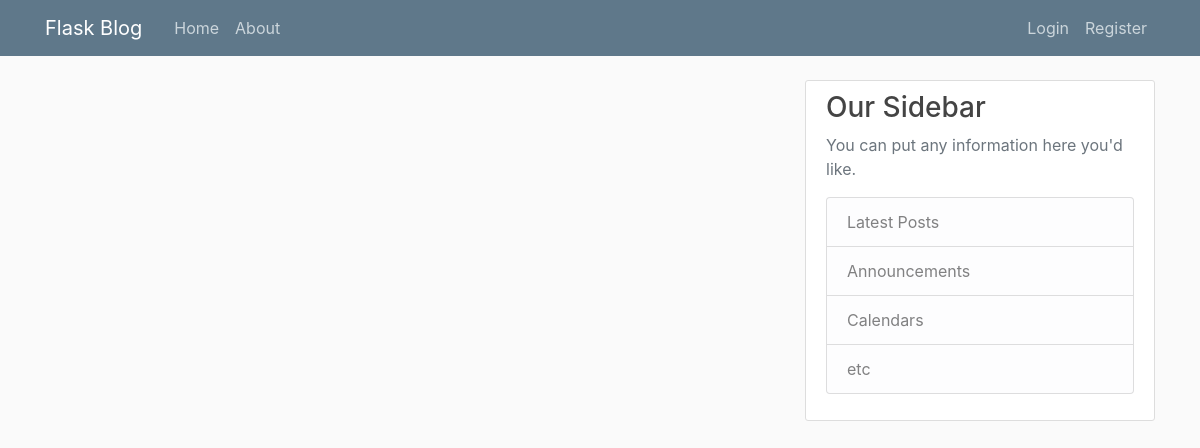
Page /home on the earlier database version.
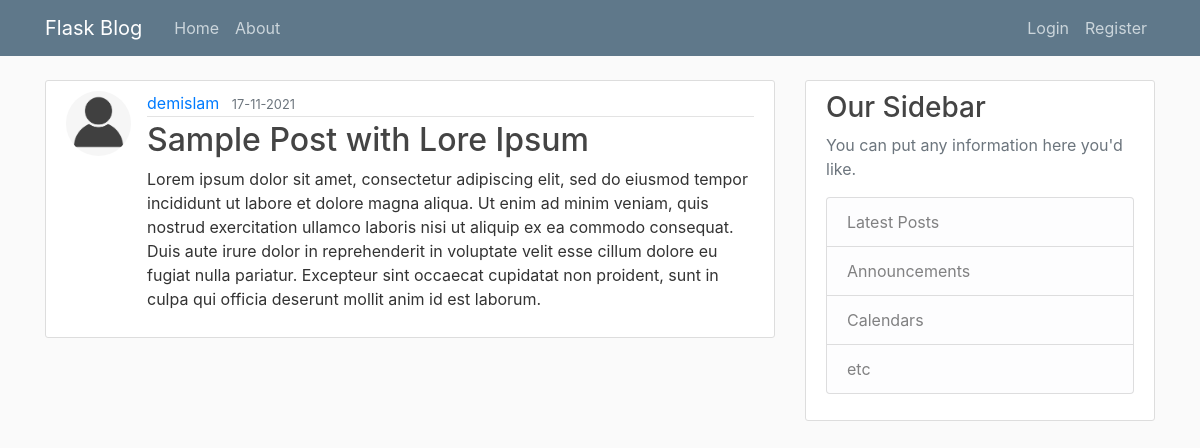
Same page on the later database version.
### blog_webapp/models.py (models this page shows, shortened)
class Post(db.Model):
    id = db.Column(db.Integer, primary_key=True)
    title = db.Column(db.String(100), nullable=False)
    timestamp = db.Column(db.DateTime, nullable=False, default=datetime.utcnow)
    content = db.Column(db.Text, nullable=False)
    user_id = db.Column(db.Integer, db.ForeignKey('user.id'), nullable=False)

class User(db.Model, UserMixin):
    id = db.Column(db.Integer, primary_key=True)
    username = db.Column(db.String(20), unique=True, nullable=False)
    email = db.Column(db.String(120), unique=True, nullable=False)
    profile_image_file = db.Column(db.String(20), nullable=False,
                                   default='default_profile_image.png')
    password = db.Column(db.String(60), nullable=False)
    posts = db.relationship('Post', backref='author', lazy=True)

### blog_webapp/routes.py (the view)
@app.route('/')
@app.route('/home')
def home():
    posts = Post.query.all()
    return render_template('home.html', posts=posts)

### blog_webapp/templates/home.html
{% extends "layout.html" %}
{% block content %}
    {% for post in posts %}
    <article class="media content-section">
        <img class="rounded-circle article-img" src=" {{url_for('static', filename='profile_pics/'+post.author.profile_image_file) }}" alt="">
        <div class="media-body">
            <div class="article-metadata">
                <a class="mr-2" href="#">{{ post.author.username }}</a>
                <small class="text-muted">{{ post.timestamp.strftime('%d-%m-%Y') }}</small>
            </div>
            <h2><a class="article-title" href="#">{{ post.title }}</a></h2>
            <p class="article-content">{{ post.content }}</p>
        </div>
    </article>
    {% endfor %}
{% endblock content %}

### blog_webapp/templates/layout.html (shortened to what this page needs)
<!doctype html>
<html lang="en">
<head>
    <link rel="stylesheet" href="https://stackpath.bootstrapcdn.com/bootstrap/4.3.1/css/bootstrap.min.css">
    <link rel="stylesheet" href="{{ url_for('static', filename='main.css') }}">
</head>
<body>
    <header class="site-header">
        <nav class="navbar navbar-expand-md navbar-dark bg-steel fixed-top">
            <div class="container">
                <a class="navbar-brand mr-4" href="/">Flask Blog</a>
                <div class="collapse navbar-collapse" id="navbarToggle">
                    <div class="navbar-nav mr-auto">
                        <a class="nav-item nav-link" href="{{ url_for('home') }}">Home</a>
                        <a class="nav-item nav-link" href="{{ url_for('about') }}">About</a>
                    </div>
                    <div class="navbar-nav">
                        {% if current_user.is_authenticated %}
                            <a class="nav-item nav-link" href="{{ url_for('create_post') }}">Make a post</a>
                            <a class="nav-item nav-link" href="{{ url_for('profile') }}">Profile</a>
                            <a class="nav-item nav-link" href="{{ url_for('logout') }}">Logout ({{ current_user.username }})</a>
                        {% else %}
                            <a class="nav-item nav-link" href="{{ url_for('login') }}">Login</a>
                            <a class="nav-item nav-link" href="{{ url_for('register') }}">Register</a>
                        {% endif %}
                    </div>
                </div>
            </div>
        </nav>
    </header>
    <main role="main" class="container">
        <div class="row">
            <div class="col-md-8">
                {% block content %}{% endblock %}
            </div>
            <div class="col-md-4">
                <div class="content-section">
                    <h3>Our Sidebar</h3>
                    <p class='text-muted'>You can put any information here you'd like.
                    <ul class="list-group">
                        <li class="list-group-item list-group-item-light">Latest Posts</li>
                        <li class="list-group-item list-group-item-light">Announcements</li>
                        <li class="list-group-item list-group-item-light">Calendars</li>
                        <li class="list-group-item list-group-item-light">etc</li>
                    </ul>
                    </p>
                </div>
            </div>
        </div>
    </main>
</body>
</html>

### blog_webapp/static/main.css (style rules this page uses)
body { background: #fafafa; color: #333333; margin-top: 5rem; }
h1, h2, h3, h4, h5, h6 { color: #444444; }
.bg-steel { background-color: #5f788a; }
.site-header .navbar-nav .nav-link { color: #cbd5db; }
.content-section { background: #ffffff; padding: 10px 20px; border: 1px solid #dddddd; border-radius: 3px; margin-bottom: 20px; }
.article-title { color: #444444; }
.article-content { white-space: pre-line; }
.article-img { height: 65px; width: 65px; margin-right: 16px; }
.article-metadata { padding-bottom: 1px; margin-bottom: 4px; border-bottom: 1px solid #e3e3e3 }

Differences in the rows shown:
added Post: profile_image_file (placeholder picture), author.username "demislam", timestamp "17-11-2021", title "Sample Post with Lore Ipsum", content "Lorem ipsum dolor sit amet, consectetur adipiscing elit, sed do eiusmod tempor incididunt ut labore et dolore magna aliqua. Ut enim ad minim veniam, quis nostrud exercitation ullamco laboris nisi ut aliquip ex ea commodo consequat. Duis aute irure dolor in reprehenderit in voluptate velit esse cillum dolore eu fugiat nulla pariatur. Excepteur sint occaecat cupidatat non proident, sunt in culpa qui officia deserunt mollit anim id est laborum."
